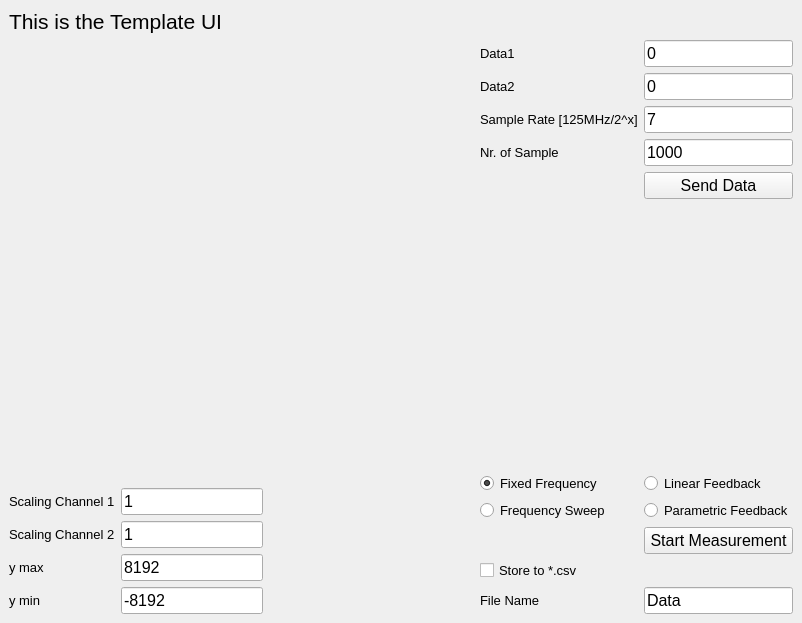
<?xml version="1.0" encoding="UTF-8"?>
<ui version="4.0">
 <class>MainWindow</class>
 <widget class="QMainWindow" name="MainWindow">
  <property name="geometry">
   <rect>
    <x>0</x>
    <y>0</y>
    <width>802</width>
    <height>623</height>
   </rect>
  </property>
  <property name="windowTitle">
   <string>MainWindow</string>
  </property>
  <widget class="QWidget" name="centralwidget">
   <layout class="QVBoxLayout" name="verticalLayout_3">
    <item>
     <widget class="QLabel" name="Title">
      <property name="font">
       <font>
        <pointsize>16</pointsize>
       </font>
      </property>
      <property name="text">
       <string>This is the Template UI</string>
      </property>
     </widget>
    </item>
    <item>
     <layout class="QHBoxLayout" name="horizontalLayout_2" stretch="1,0">
      <item>
       <layout class="QVBoxLayout" name="verticalLayout" stretch="1,0">
        <item>
         <widget class="QWidget" name="MplWidget" native="true">
          <property name="minimumSize">
           <size>
            <width>200</width>
            <height>200</height>
           </size>
          </property>
         </widget>
        </item>
        <item>
         <layout class="QHBoxLayout" name="horizontalLayout">
          <item>
           <layout class="QGridLayout" name="gridLayout_2">
            <item row="0" column="0">
             <widget class="QLabel" name="labelScal1">
              <property name="font">
               <font>
                <pointsize>10</pointsize>
               </font>
              </property>
              <property name="layoutDirection">
               <enum>Qt::LeftToRight</enum>
              </property>
              <property name="text">
               <string>Scaling Channel 1</string>
              </property>
             </widget>
            </item>
            <item row="0" column="1">
             <widget class="QLineEdit" name="inputScal1">
              <property name="font">
               <font>
                <pointsize>12</pointsize>
               </font>
              </property>
              <property name="text">
               <string>1</string>
              </property>
             </widget>
            </item>
            <item row="1" column="0">
             <widget class="QLabel" name="labelScal2">
              <property name="font">
               <font>
                <pointsize>10</pointsize>
               </font>
              </property>
              <property name="layoutDirection">
               <enum>Qt::LeftToRight</enum>
              </property>
              <property name="text">
               <string>Scaling Channel 2</string>
              </property>
             </widget>
            </item>
            <item row="1" column="1">
             <widget class="QLineEdit" name="inputScal2">
              <property name="font">
               <font>
                <pointsize>12</pointsize>
               </font>
              </property>
              <property name="text">
               <string>1</string>
              </property>
             </widget>
            </item>
            <item row="2" column="0">
             <widget class="QLabel" name="labelRangeMax">
              <property name="font">
               <font>
                <pointsize>10</pointsize>
               </font>
              </property>
              <property name="layoutDirection">
               <enum>Qt::LeftToRight</enum>
              </property>
              <property name="text">
               <string>y max</string>
              </property>
             </widget>
            </item>
            <item row="2" column="1">
             <widget class="QLineEdit" name="inputRangeMax">
              <property name="font">
               <font>
                <pointsize>12</pointsize>
               </font>
              </property>
              <property name="text">
               <string>8192</string>
              </property>
             </widget>
            </item>
            <item row="3" column="0">
             <widget class="QLabel" name="labelRangeMin">
              <property name="font">
               <font>
                <pointsize>10</pointsize>
               </font>
              </property>
              <property name="layoutDirection">
               <enum>Qt::LeftToRight</enum>
              </property>
              <property name="text">
               <string>y min</string>
              </property>
             </widget>
            </item>
            <item row="3" column="1">
             <widget class="QLineEdit" name="inputRangeMin">
              <property name="font">
               <font>
                <pointsize>12</pointsize>
               </font>
              </property>
              <property name="text">
               <string>-8192</string>
              </property>
             </widget>
            </item>
           </layout>
          </item>
          <item>
           <spacer name="horizontalSpacer">
            <property name="orientation">
             <enum>Qt::Horizontal</enum>
            </property>
            <property name="sizeHint" stdset="0">
             <size>
              <width>40</width>
              <height>20</height>
             </size>
            </property>
           </spacer>
          </item>
         </layout>
        </item>
       </layout>
      </item>
      <item>
       <layout class="QGridLayout" name="gridLayout">
        <item row="0" column="0" colspan="2">
         <widget class="QLabel" name="labelData1">
          <property name="font">
           <font>
            <pointsize>10</pointsize>
           </font>
          </property>
          <property name="layoutDirection">
           <enum>Qt::LeftToRight</enum>
          </property>
          <property name="text">
           <string>Data1</string>
          </property>
         </widget>
        </item>
        <item row="0" column="2">
         <widget class="QLineEdit" name="inputData1">
          <property name="font">
           <font>
            <pointsize>12</pointsize>
           </font>
          </property>
          <property name="text">
           <string>0</string>
          </property>
         </widget>
        </item>
        <item row="1" column="0" colspan="2">
         <widget class="QLabel" name="labelData2">
          <property name="font">
           <font>
            <pointsize>10</pointsize>
           </font>
          </property>
          <property name="layoutDirection">
           <enum>Qt::LeftToRight</enum>
          </property>
          <property name="text">
           <string>Data2</string>
          </property>
         </widget>
        </item>
        <item row="1" column="2">
         <widget class="QLineEdit" name="inputData2">
          <property name="font">
           <font>
            <pointsize>12</pointsize>
           </font>
          </property>
          <property name="text">
           <string>0</string>
          </property>
         </widget>
        </item>
        <item row="2" column="0" colspan="2">
         <widget class="QLabel" name="labelData3">
          <property name="font">
           <font>
            <pointsize>10</pointsize>
           </font>
          </property>
          <property name="layoutDirection">
           <enum>Qt::LeftToRight</enum>
          </property>
          <property name="text">
           <string>Sample Rate [125MHz/2^x]</string>
          </property>
         </widget>
        </item>
        <item row="2" column="2">
         <widget class="QLineEdit" name="inputData3">
          <property name="font">
           <font>
            <pointsize>12</pointsize>
           </font>
          </property>
          <property name="text">
           <string>7</string>
          </property>
         </widget>
        </item>
        <item row="3" column="0" colspan="2">
         <widget class="QLabel" name="labelData4">
          <property name="font">
           <font>
            <pointsize>10</pointsize>
           </font>
          </property>
          <property name="layoutDirection">
           <enum>Qt::LeftToRight</enum>
          </property>
          <property name="text">
           <string>Nr. of Sample</string>
          </property>
         </widget>
        </item>
        <item row="3" column="2">
         <widget class="QLineEdit" name="inputData4">
          <property name="font">
           <font>
            <pointsize>12</pointsize>
           </font>
          </property>
          <property name="text">
           <string>1000</string>
          </property>
         </widget>
        </item>
        <item row="4" column="2">
         <widget class="QPushButton" name="buttonSend">
          <property name="font">
           <font>
            <pointsize>12</pointsize>
           </font>
          </property>
          <property name="text">
           <string>Send Data</string>
          </property>
         </widget>
        </item>
        <item row="8" column="2">
         <widget class="QPushButton" name="buttonMeasurement">
          <property name="font">
           <font>
            <pointsize>12</pointsize>
           </font>
          </property>
          <property name="text">
           <string>Start Measurement</string>
          </property>
         </widget>
        </item>
        <item row="10" column="0" colspan="2">
         <widget class="QLabel" name="labelFileName">
          <property name="font">
           <font>
            <pointsize>10</pointsize>
           </font>
          </property>
          <property name="layoutDirection">
           <enum>Qt::LeftToRight</enum>
          </property>
          <property name="text">
           <string>File Name</string>
          </property>
         </widget>
        </item>
        <item row="10" column="2">
         <widget class="QLineEdit" name="inputFileName">
          <property name="font">
           <font>
            <pointsize>12</pointsize>
           </font>
          </property>
          <property name="text">
           <string>Data</string>
          </property>
         </widget>
        </item>
        <item row="7" column="0" colspan="2">
         <widget class="QRadioButton" name="Frequency_Sweep">
          <property name="font">
           <font>
            <pointsize>10</pointsize>
           </font>
          </property>
          <property name="text">
           <string>Frequency Sweep</string>
          </property>
         </widget>
        </item>
        <item row="6" column="0" colspan="2">
         <widget class="QRadioButton" name="Fixed_Frequency">
          <property name="font">
           <font>
            <pointsize>10</pointsize>
           </font>
          </property>
          <property name="text">
           <string>Fixed Frequency</string>
          </property>
          <property name="checked">
           <bool>true</bool>
          </property>
         </widget>
        </item>
        <item row="9" column="0" colspan="2">
         <widget class="QCheckBox" name="checkBoxStore">
          <property name="font">
           <font>
            <pointsize>10</pointsize>
           </font>
          </property>
          <property name="text">
           <string>Store to *.csv</string>
          </property>
         </widget>
        </item>
        <item row="5" column="0" colspan="3">
         <spacer name="verticalSpacer">
          <property name="orientation">
           <enum>Qt::Vertical</enum>
          </property>
          <property name="sizeHint" stdset="0">
           <size>
            <width>20</width>
            <height>40</height>
           </size>
          </property>
         </spacer>
        </item>
        <item row="6" column="2">
         <widget class="QRadioButton" name="Linear_Feedback">
          <property name="font">
           <font>
            <pointsize>10</pointsize>
           </font>
          </property>
          <property name="text">
           <string>Linear Feedback</string>
          </property>
         </widget>
        </item>
        <item row="7" column="2">
         <widget class="QRadioButton" name="Parametric_Feedback">
          <property name="font">
           <font>
            <pointsize>10</pointsize>
           </font>
          </property>
          <property name="text">
           <string>Parametric Feedback</string>
          </property>
         </widget>
        </item>
       </layout>
      </item>
     </layout>
    </item>
   </layout>
  </widget>
 </widget>
 <resources/>
 <connections/>
</ui>
